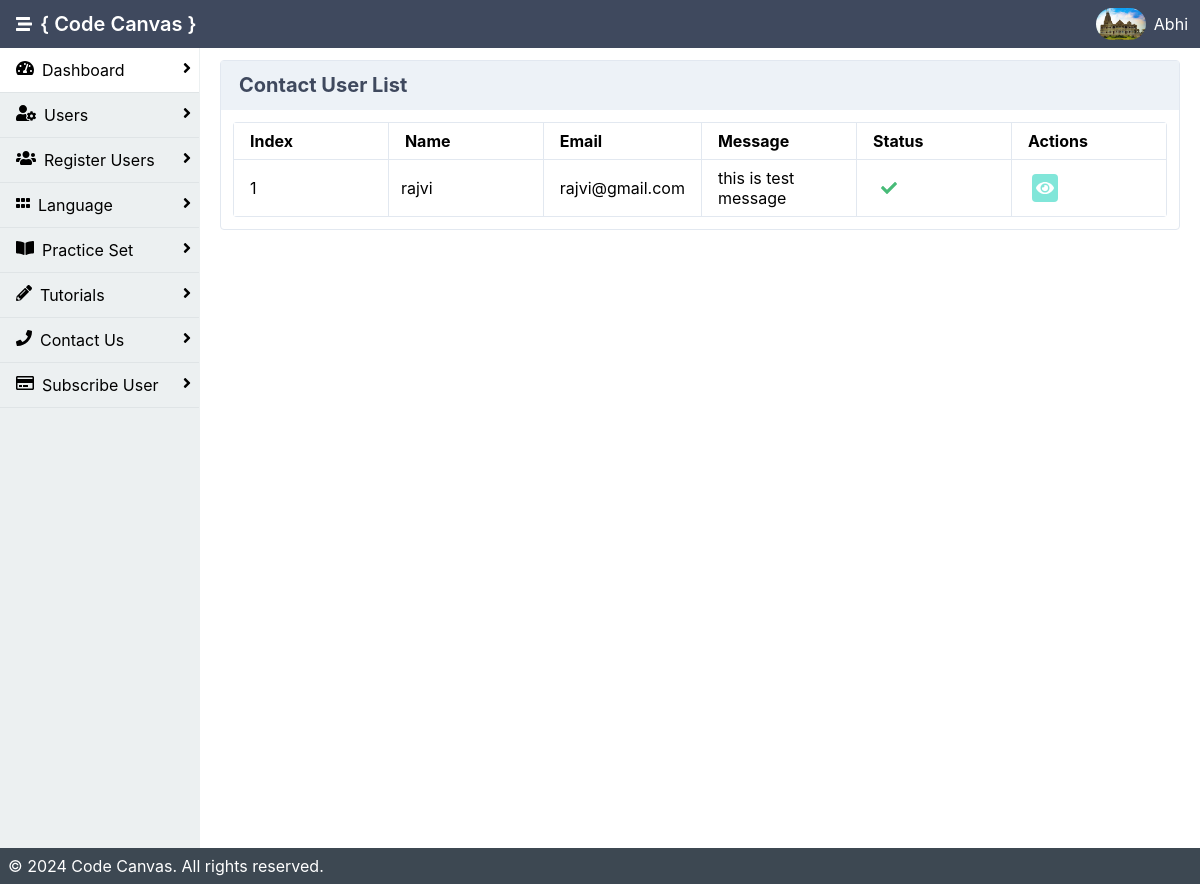
Page /admin/contact.php (signed in) on the earlier database version.
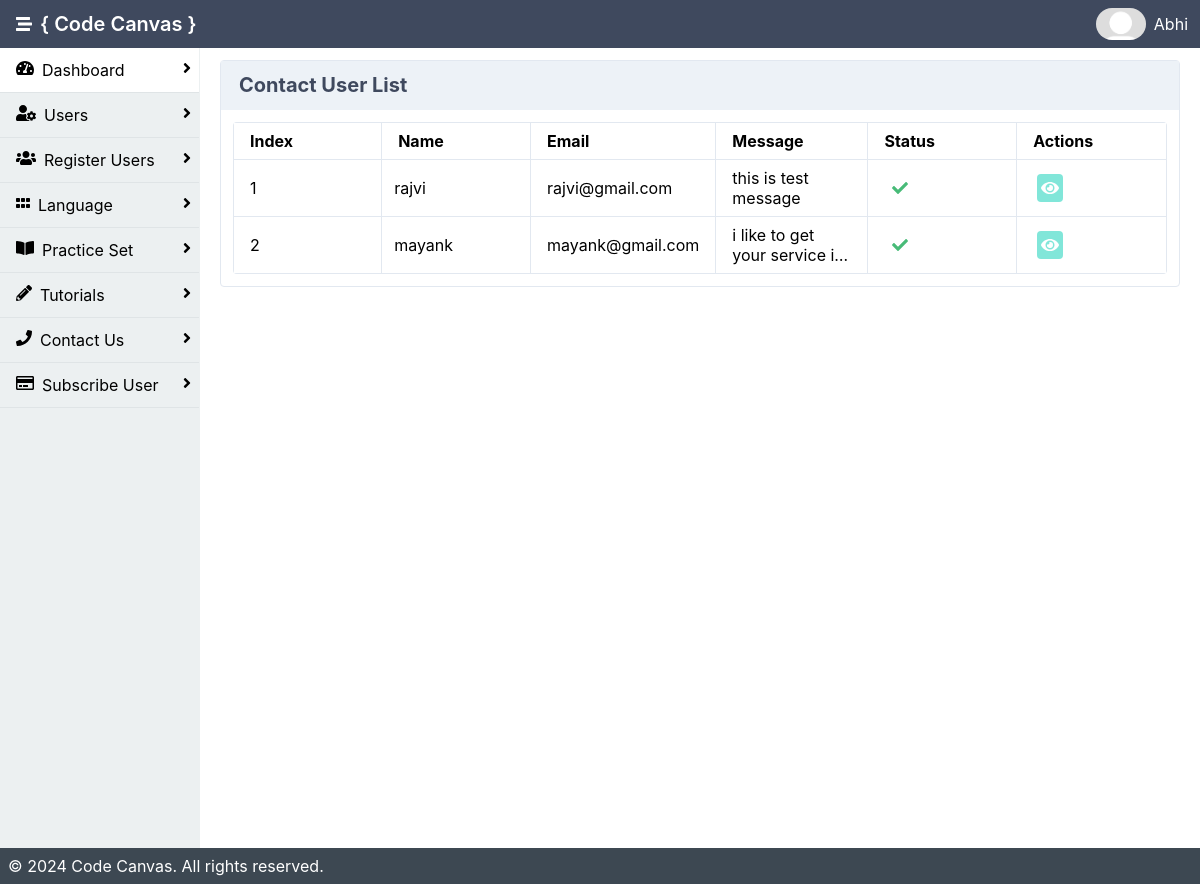
Same page on the later database version.
### tables this page shows
CREATE TABLE `user` (
  `user_id` int(11) NOT NULL,
  `u_image` varchar(200) DEFAULT NULL,
  `name` varchar(200) NOT NULL,
  `email` varchar(200) NOT NULL,
  `passwd` varchar(50) NOT NULL,
  `is_active` int(11) NOT NULL DEFAULT 0,
  `created_date` date NOT NULL DEFAULT current_timestamp(),
  `number` varchar(10) NOT NULL,
  `city` varchar(400) NOT NULL
);

CREATE TABLE `contact` (
  `cid` int(11) NOT NULL,
  `c_name` varchar(200) NOT NULL,
  `c_email` varchar(200) NOT NULL,
  `message` varchar(500) NOT NULL,
  `is_active` int(11) NOT NULL DEFAULT 1,
  `created_date` date NOT NULL DEFAULT current_timestamp()
);

### admin/contact.php (the view, shortened to what the changed rows need)
<?php
include 'inc/header.php';
$records_per_page = 8;
$current_page = isset($_GET['page']) ? $_GET['page'] : 1;
$start_from = ($current_page - 1) * $records_per_page;
$qry = "SELECT * FROM contact LIMIT $start_from, $records_per_page";
$data = mysqli_query($con, $qry);
$index_start = ($current_page - 1) * $records_per_page + 0;
?>
<!DOCTYPE html>
<html lang="en">
<div class="mx-auto bg-grey-400">
    <div class="min-h-screen flex flex-col">
        <div class="flex flex-1">
            <main class="bg-white-500 flex-1 p-3 overflow-hidden">
            <div class="flex flex-1  flex-col md:flex-row lg:flex-row mx-2">
                        <div class="mb-2 border-solid border-gray-300 rounded border shadow-sm w-full">
                            <div class="p-3">
                                <table class="table-responsive w-full rounded">
                                    <thead>
                                      <tr>
                                          <th class="border w-1/6 px-4 py-2">Index</th>
                                          <th class="border w-1/6 px-4 py-2">Name</th>
                                          <th class="border w-1/6 px-4 py-2">Email</th>
                                          <th class="border w-1/6 px-4 py-2">Message</th>
                                        <th class="border w-1/6 px-4 py-2">Status</th>
                                        <th class="border w-1/6 px-4 py-2">Actions</th>
                                      </tr>
                                    </thead>
                                    <tbody>
                                    <?php
                                    $i = $index_start;
                                    $co=0;
                                    if(mysqli_num_rows($data) > 0 ){
                                    while($result= mysqli_fetch_assoc($data)){
                                        $i++;
                                        $popup_container = "popup-container".$i;
                                    ?>
                                        <tr>
                                            <td class="border px-4 py-2"><?php echo $i;?></td>
                                            <td class="border px-3 py-2"><?php echo $result['c_name'];?></td>
                                            <td class="border px-4 py-2"><?php echo $result['c_email'];?></td>
                                            <td class="border px-4 py-2"><p class="textwrap"><?php echo $result['message'];?></p></td>
                                            <td class="border px-4 py-2"><?php if($result['is_active'] == 1){?>
                                                <i class="fa fa-check text-green-500 mx-2"></i>
                                                <?php }else{ ?>
                                                    <i class="fa fa-close text-red-500 mx-2"></i>
                                                <?php }?></td>
                                            <td class="border px-4 py-2">
                                            <a class="bg-teal-300 cursor-pointer rounded p-1 mx-1 text-white">
                                                        <i class="fas fa-eye" onclick="openPopup('<?php echo $popup_container; ?>')"></i></a>
                                            </td>
                                        </tr>
                                        <?php $co++; } }else{
                                            ?>
                        <tr class="border"><td>No Data Found!!</td></tr>
                                            <?php
                    }?>
                                    </tbody>
                                </table>
                            </div>
                        </div>
                    </div>
                </div>
        </div>
    </div>
</body>
</html>

### admin/inc/header.php (shortened to what the changed rows need)
<?php
include 'db.php';
$userid = $_SESSION["userid"];
$name = $_SESSION["name"];
$qry = "SELECT * FROM user WHERE user_id= '".$userid."'";
$res = mysqli_query($con , $qry);
$data = mysqli_fetch_assoc($res);
$image = "uploads/".$data['u_image'];
?>
<html lang="en">
<head>
    <link rel="stylesheet" href="./dist/styles.css">
    <link rel="stylesheet" href="https://cdnjs.cloudflare.com/ajax/libs/font-awesome/4.7.0/css/font-awesome.min.css">
</head>
<body>
<header class="bg-nav">
            <div class="flex justify-between">
                <div class="p-1 mx-3 inline-flex items-center">
                    <h1 class="text-white p-2">{ Code Canvas }</h1>
                </div>
                <div class="p-1 flex flex-row items-center">
                    <?php if(isset($data['u_image']) && file_exists($image)){
                                                    ?>
                    <img onmouseover="profileToggle()" class="inline-block h-8 rounded-full" src="<?php echo 'uploads/'.$data['u_image'];?>" alt="">
                    <?php }else{ ?>
                                                    <img src="uploads/images.png" onmouseover="profileToggle()" class="inline-block h-8 rounded-full"></img>
                                                    <?php } ?>
                    <a href="#" onmouseover="profileToggle()" onmouseout="profileToggle()" class="text-white p-2 no-underline hidden md:block lg:block"><?php echo $name; ?></a>
                </div>
            </div>
        </header>

Differences in the rows shown:
no longer on this page (row edited): user: u_image (picture)
added contact: c_name "mayank", c_email "mayank@gmail.com", message "i like to get your service…", is_active 1 (drawn)
